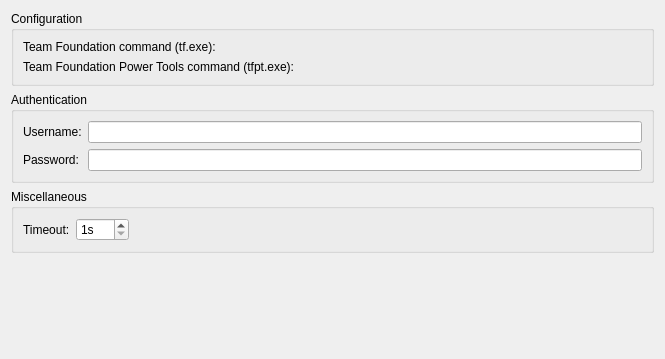
<?xml version="1.0" encoding="UTF-8"?>
<ui version="4.0">
 <class>TeamFoundation::Internal::SettingsPage</class>
 <widget class="QWidget" name="TeamFoundation::Internal::SettingsPage">
  <property name="geometry">
   <rect>
    <x>0</x>
    <y>0</y>
    <width>665</width>
    <height>359</height>
   </rect>
  </property>
  <layout class="QVBoxLayout" name="verticalLayout">
   <item>
    <widget class="QGroupBox" name="generalGroupBox">
     <property name="title">
      <string>Configuration</string>
     </property>
     <layout class="QFormLayout" name="formLayout_3">
      <property name="fieldGrowthPolicy">
       <enum>QFormLayout::ExpandingFieldsGrow</enum>
      </property>
      <item row="0" column="0">
       <widget class="QLabel" name="commandLabel">
        <property name="text">
         <string>Team Foundation command (tf.exe):</string>
        </property>
       </widget>
      </item>
      <item row="0" column="1">
       <widget class="Utils::PathChooser" name="pathChooser" native="true"/>
      </item>
      <item row="1" column="0">
       <widget class="QLabel" name="tfptLabel">
        <property name="text">
         <string>Team Foundation Power Tools command (tfpt.exe):</string>
        </property>
       </widget>
      </item>
      <item row="1" column="1">
       <widget class="Utils::PathChooser" name="tfptPathChooser" native="true"/>
      </item>
     </layout>
    </widget>
   </item>
   <item>
    <widget class="QGroupBox" name="userGroupBox">
     <property name="title">
      <string>Authentication</string>
     </property>
     <property name="checkable">
      <bool>false</bool>
     </property>
     <layout class="QFormLayout" name="formLayout">
      <property name="fieldGrowthPolicy">
       <enum>QFormLayout::ExpandingFieldsGrow</enum>
      </property>
      <item row="0" column="0">
       <widget class="QLabel" name="usernameLabel">
        <property name="text">
         <string>Username:</string>
        </property>
       </widget>
      </item>
      <item row="0" column="1">
       <widget class="QLineEdit" name="usernameLineEdit"/>
      </item>
      <item row="1" column="0">
       <widget class="QLabel" name="passwordLabel">
        <property name="text">
         <string>Password:</string>
        </property>
       </widget>
      </item>
      <item row="1" column="1">
       <widget class="QLineEdit" name="passwordLineEdit">
        <property name="echoMode">
         <enum>QLineEdit::Password</enum>
        </property>
       </widget>
      </item>
     </layout>
    </widget>
   </item>
   <item>
    <widget class="QGroupBox" name="miscGroupBox">
     <property name="title">
      <string>Miscellaneous</string>
     </property>
     <layout class="QGridLayout" name="gridLayout">
      <item row="0" column="0">
       <widget class="QLabel" name="timeOutLabel">
        <property name="text">
         <string>Timeout:</string>
        </property>
       </widget>
      </item>
      <item row="0" column="1">
       <widget class="QSpinBox" name="timeOutSpinBox">
        <property name="suffix">
         <string>s</string>
        </property>
        <property name="minimum">
         <number>1</number>
        </property>
        <property name="maximum">
         <number>360</number>
        </property>
       </widget>
      </item>
      <item row="0" column="2">
       <spacer name="horizontalSpacer">
        <property name="orientation">
         <enum>Qt::Horizontal</enum>
        </property>
        <property name="sizeHint" stdset="0">
         <size>
          <width>127</width>
          <height>20</height>
         </size>
        </property>
       </spacer>
      </item>
     </layout>
    </widget>
   </item>
   <item>
    <spacer name="verticalSpacer">
     <property name="orientation">
      <enum>Qt::Vertical</enum>
     </property>
     <property name="sizeHint" stdset="0">
      <size>
       <width>20</width>
       <height>40</height>
      </size>
     </property>
    </spacer>
   </item>
  </layout>
 </widget>
 <customwidgets>
  <customwidget>
   <class>Utils::PathChooser</class>
   <extends>QWidget</extends>
   <header location="global">utils/pathchooser.h</header>
   <container>1</container>
   <slots>
    <signal>editingFinished()</signal>
    <signal>browsingFinished()</signal>
   </slots>
  </customwidget>
 </customwidgets>
 <resources/>
 <connections/>
</ui>
